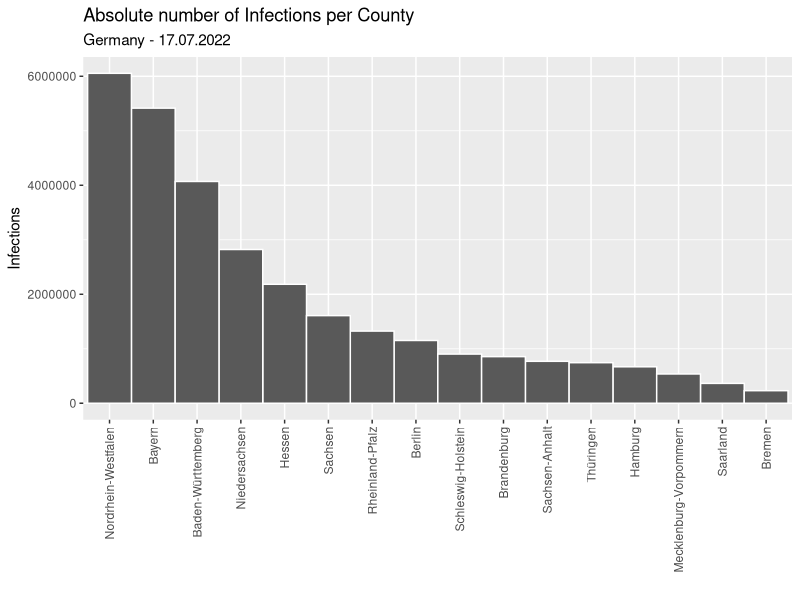
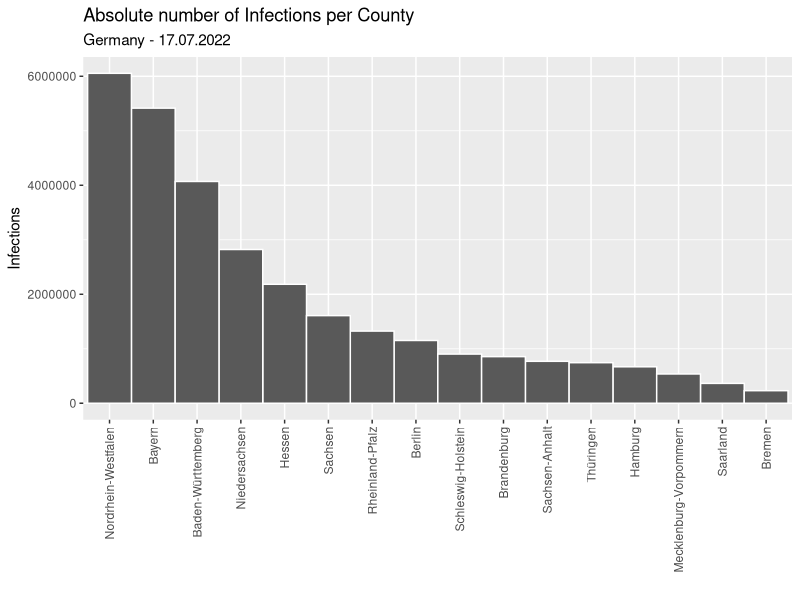

Here is the R script that generated these plots, in order:
library(ggplot2)
library(RColorBrewer)

options(scipen = 10000)

setwd(dirname(rstudioapi::getActiveDocumentContext()$path))

data <-
  read.csv(
    "./data/cases_by_county.csv",
    sep = ";",
    header = FALSE,
    col.names = c("Bundesland", "Infektionen")
  )


getPalette = colorRampPalette(brewer.pal(9, "Set1"))


# g <- ggplot(data, aes(x="", y=Infektionen, fill=Bundesland)) +
#   geom_bar(stat = "identity", width = 1, color="white") +
#   coord_polar("y", start = 0) +
#   theme_void() +
#   labs(
#     title = "Verteilung der absoluten Infektionzahlen nach Bundesland"
#   )


g <-
  ggplot(data, aes(
    x = reorder(Bundesland, Infektionen, decreasing = TRUE),
    y = Infektionen
  )) +
  geom_bar(
    stat = "identity",
    width = 1,
    color = "white",
    position = "dodge"
  ) +
  labs(
    title = "Absolute number of Infections per County",
    subtitle = "Germany - 17.07.2022",
    x = "",
    y = "Infections"
  ) +
  theme(axis.text.x = element_text(
    angle = 90,
    vjust = 0.5,
    hjust = 1
  ))



print(g)

ggsave("cases_by_county.png", width = 8.37, height = 6, dpi = 300)
